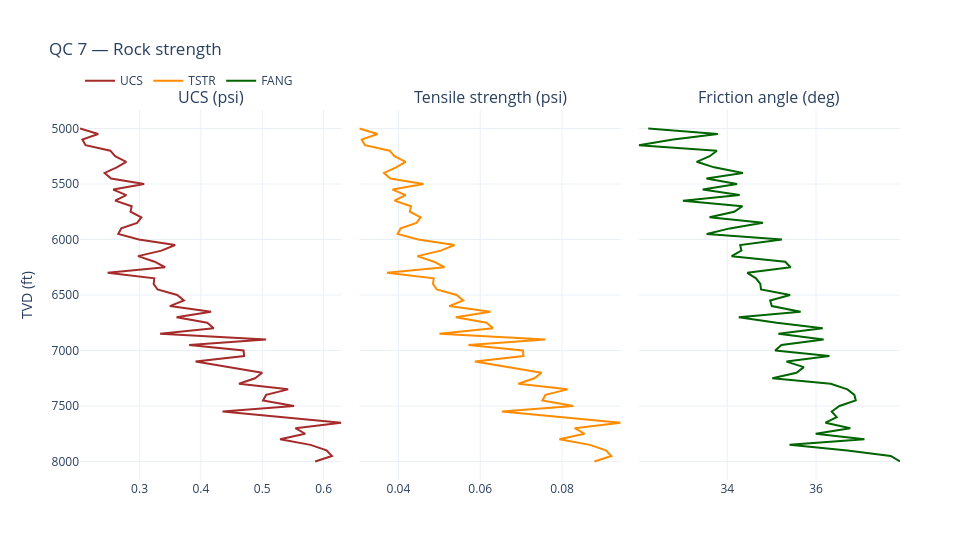

Notebook cell for this chart:
### Markdown cell above
## 7. Rock strength (UCS, tensile strength, friction angle)

### Code cell
df["UCS"] = RockStrengthPropertiesConverter.convert_yme_sta_to_ucs_plumb_array(
    yme_sta=df["YME_STA_Mpsi"].tolist()
)
df["TSTR"] = RockStrengthPropertiesConverter.convert_ucs_to_tstr_array(
    ucs=df["UCS"].tolist(),
    multiplier=0.15,
)
df["FANG"] = RockStrengthPropertiesConverter.convert_friction_angle_lal_array(
    dtco=df["DTCO"].tolist()
)
display(df[["TVD", "UCS", "TSTR", "FANG"]].head())

qc_log_plot(
    [
        ("UCS (psi)", [(df["UCS"], "UCS", "brown", None)]),
        ("Tensile strength (psi)", [(df["TSTR"], "TSTR", "darkorange", None)]),
        ("Friction angle (deg)", [(df["FANG"], "FANG", "darkgreen", None)]),
    ],
    "QC 7 — Rock strength",
    width=980,
).show()
